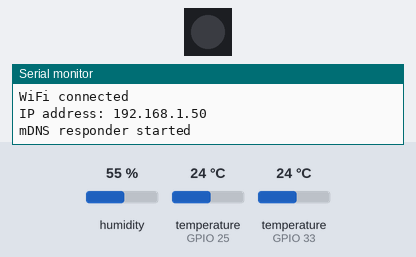
A program run on a simulated ESP32. On the bench: 1 RGB LEDs in strip order, left to right, the last lines printed to the serial monitor. The test bench sets the inputs (shaded band); at power-on: humidity 55 %, temperature (sensors on GPIO 25, GPIO 33) 24 °C. Dim RGB values are drawn brighter than linear; WiFi joins after 1.5 s; servers stay silent unless stated; colours are those a GRB WS2812 strip shows for the declared byte order; the local clock reads 2024-03-15 10:24:30 at power-on unless the program sets it; storage starts empty; random numbers use the default seed unless the program sets one; no MQTT or app messages arrive unless stated; not simulated (calls return 0 or success): credential.h.

Above: at 7.8 s.
At 10.18 s:
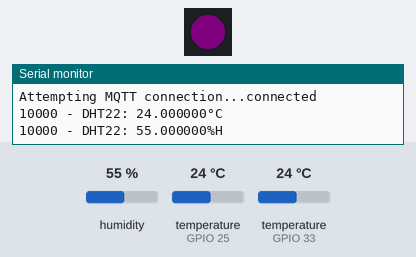
At 10.65 s:
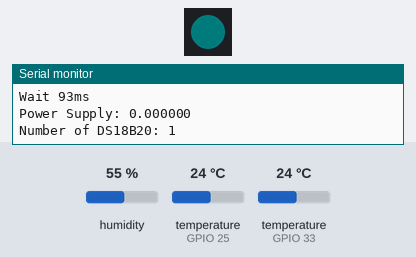
Timing chart, 0 to 18.6 s (numbered marks = the images above):
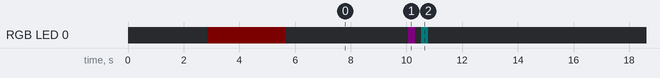

Measured:
- by itself, RGB LED 0: off → RGB(3, 0, 0) at 2.9 s, → off 2.8 s later, → RGB(5, 0, 5) 4.4 s later, → off 0.25 s later, … (14 changes in this stretch)
- by itself, everything shown: repeats every 10.0 s, in 4 steps

The program:

main.cpp
```cpp
// [ESP8266 DS18B20 Temperature Sensor with Arduino IDE (Single, Multiple, Web Server)](https://randomnerdtutorials.com/esp8266-ds18b20-temperature-sensor-web-server-with-arduino-ide/)
// [Arduino the Object Oriented way](http://paulmurraycbr.github.io/ArduinoTheOOWay.html)
// [Multicast Domain Name System](https://tttapa.github.io/ESP8266/Chap08%20-%20mDNS.html)
// [ESPAsyncWebServer](https://github.com/me-no-dev/ESPAsyncWebServer)
// [Path variable](https://github.com/me-no-dev/ESPAsyncWebServer#path-variable)

// Import required libraries
#include <Arduino.h>

#ifdef M5ATOM
#include <FastLED.h>
#endif

#ifdef ESP32
#include <WiFi.h>
#include <AsyncTCP.h>
#include <ESPmDNS.h>
#include <ESPAsyncWebServer.h>
#elif defined(ESP8266)
#include <ESP8266WiFi.h>
#include <ESPAsyncTCP.h>
#include <ESP8266mDNS.h>        // Include the mDNS library
#include <ESPAsyncWebServer.h>
#endif

#include <Adafruit_Sensor.h>
#include <ArduinoJson.h>   // [ArduinoJSON](https://arduinojson.org)
#include <DallasTemperature.h>
#include <DHT.h>
#include <OneWire.h>
#include <PubSubClient.h>   // MQTT Client
#include <SPIFFS.h>

#include "temps.h"
#include "credential.h"

// Replace with your network credentials
/*
  const char* ssid="SSID";
  const char* password="SSID_PASSWORD";
  const char* mqtt_server = "192.168.XX.YY";
*/

#ifdef M5ATOM
#define LED_TYPE WS2812
#define COLOR_ORDER GRB
#define BRIGHTNESS 5
// Internal LED controller
#define NUM_LEDS    1
CRGB ledAtom[NUM_LEDS];
#endif

StaticJsonDocument<1024> metriques;

const bool send_to_MQTT = true;
char mqtt_buffer[1024];

// Defined in plaformio.ini
// DHT 22 (AM2302)
DHT dht(DHTPIN, DHT22);

// current temperature & humidity, updated in loop()
float DHT22_temperature = -100.0;
float DHT22_humidity    = -100.0;


/*
08:28:43.232 -> ROM = 28 71 D3 0D 3A 19 01 88
08:28:43.266 ->   Chip = DS18B20
08:28:44.178 ->   Data = 01 49 1 4B 46 7F FF 0C 10 D5  CRC=D5
08:28:44.212 ->   Temperature = 20.56 Celsius, 69.01 Fahrenheit

08:28:41.098 -> ROM = 28 9E 7F 19 3A 19 01 A1
08:28:41.132 ->   Chip = DS18B20
08:28:42.114 ->   Data = 01 50 1 4B 46 1F FF 1F 10 C1  CRC=C1
08:28:42.148 ->   Temperature = 21.00 Celsius, 69.80 Fahrenheit

08:28:42.182 -> ROM = 28 C1 CE 23 3A 19 01 7A
08:28:42.215 ->   Chip = DS18B20
08:28:43.130 ->   Data = 01 50 01 4B 46 1F FF 1F 10 C1  CRC=C1
08:28:43.164 ->   Temperature = 21.00 Celsius, 69.80 Fahrenheit

08:28:44.280 -> ROM = 28 D5 2C 18 3A 19 01 78
08:28:44.280 ->   Chip = DS18B20
08:28:45.192 ->   Data = 01 55 01 4B 46 7F FF 0C 10 BE  CRC=BE
08:28:45.260 ->   Temperature = 21.31 Celsius, 70.36 Fahrenheit

08:28:45.294 -> ROM = 28 D7 9A F0 39 19 01 74
08:28:45.327 ->   Chip = DS18B20
08:28:46.241 ->   Data = 01 55 01 4B 46 7F FF 0C 10 BE  CRC=BE
08:28:46.275 ->   Temperature = 21.31 Celsius, 70.36 Fahrenheit

08:28:46.343 -> No more addresses.
*/
DeviceAddress DS18B20_address[] = {
  { 0x28, 0x71, 0xD3, 0x0D, 0x3A, 0x19, 0x01, 0x88 },
  { 0x28, 0x9E, 0x7F, 0x19, 0x3A, 0x19, 0x01, 0xA1 },
  { 0x28, 0xC1, 0xCE, 0x23, 0x3A, 0x19, 0x01, 0x7A },
  { 0x28, 0xD5, 0x2C, 0x18, 0x3A, 0x19, 0x01, 0x78 },
  { 0x28, 0xD7, 0x9A, 0xF0, 0x39, 0x19, 0x01, 0x74 },
};

// GPIO where the DS18B20 is connected to
// Setup a oneWire instance to communicate with any OneWire devices
OneWire oneWire(ONEWIREBUS);

// Pass our oneWire reference to Dallas Temperature sensor
DallasTemperature sensors(&oneWire);

float DS18B20_temperature = -100.0;


// Create AsyncWebServer object on port 80
AsyncWebServer web_server(80);

WiFiClient espClient;
PubSubClient mqtt_client(espClient);


// Generally, you should use "unsigned long" for variables that hold time
// The value will quickly become too large for an int to store
unsigned long previousMillis = 0;    // will store last time DHT was updated

// Updates DHT readings every 10 seconds
const long interval = 10000;


void setup_mDNS() {
  if (!MDNS.begin("poulailler")) {             // Start the mDNS responder for poulailler.local
    Serial.println(F("Error setting up MDNS responder!"));
  }
  else {
    Serial.println(F("mDNS responder started"));
  }
}


void setup_wifi(uint32_t delay_time = 500) {
  if (WiFi.status() == WL_CONNECTED) {
    return;
  }

  delay(delay_time);

  //WiFi.onEvent();

  int led_state = 0;
  // https://github.com/esikora/ESP32App_Led_IR/blob/master/ESP32App_Led_IR.ino
  //FastLED.addLeds<NEOPIXEL, LED_BUILTIN>(ledAtom, NUM_LEDS);
  //FastLED.addLeds<LED_TYPE, LED_BUILTIN, GRB>(ledAtom, NUM_LEDS);
  FastLED.addLeds<LED_TYPE, LED_BUILTIN>(ledAtom, NUM_LEDS);
  FastLED.setBrightness(BRIGHTNESS);
  ledAtom[0] = CRGB::Green;
  FastLED.show();

  // We start by connecting to a WiFi network
  Serial.printf("\nConnecting to %s\n", ssid);

  // Don't write to flash the SSID and password.
  WiFi.persistent(false);
  WiFi.setAutoReconnect(false);
  delay(100);
  WiFi.disconnect();
  delay(100);
  WiFi.mode(WIFI_STA);
  delay(100);
  WiFi.begin(ssid, password);
  delay(1500);
#ifdef ESP32
  WiFi.setHostname("poulailler");
#else
  WiFi.hostname("poulailler");
#endif

  //wl_status_t state = WL_DISCONNECTED;
  while (WiFi.status() != WL_CONNECTED) {
    delay(500);
    if (WiFi.status() == WL_DISCONNECTED) {
      WiFi.disconnect(true);
      delay(500);
      WiFi.reconnect();
    }
    //Serial.println(WiFi.status());
    Serial.print(F("."));

    // Blink the builtin led until we are connected to WiFi. This is an external
    // queue to manually reset the device.
    if (++led_state % 2 == 0) {
      ledAtom[0] = CRGB::Black;
    }
    else {
      ledAtom[0] = CRGB::Green;
    }
    FastLED.show();

    // https://github.com/espressif/arduino-esp32/issues/2501#issuecomment-500073992
    esp_sleep_enable_timer_wakeup(10);
    esp_deep_sleep_start();
  }

  randomSeed(micros());

  Serial.println(F("\nWiFi connected"));
  Serial.printf("IP address: %s\n", WiFi.localIP().toString().c_str());
  delay(1000);
  ledAtom[0] = CRGB::Black;
  FastLED.show();

  setup_mDNS();
}


void setup_web_server(AsyncWebServer& web_server) {
  // [ESPAsyncWebServer](https://github.com/me-no-dev/ESPAsyncWebServer)
  // Route for root / web page
  web_server.serveStatic("/", SPIFFS, "/").setDefaultFile("index.html");

  web_server.on("/date", HTTP_GET, [](AsyncWebServerRequest * request) {
    const char* const value = metriques[F("date")];
    request->send_P(200, F("text/html"), value);
  });

  web_server.on("/time", HTTP_GET, [](AsyncWebServerRequest * request) {
    const uint32_t value = metriques[F("time")].as<uint32_t>();
    request->send_P(200, F("text/html"), String(value).c_str());
  });

  web_server.on("/metriques", HTTP_GET, [](AsyncWebServerRequest * request) {
    String json;
    serializeJsonPretty(metriques, json);
    request->send_P(200, F("application/json"), json.c_str());
  });

  web_server.on("/DHT22", HTTP_GET, [](AsyncWebServerRequest * request) {
    String json;
    serializeJson(metriques[F("DHT22")], json);
    request->send_P(200, F("application/json"), json.c_str());
  });

  web_server.on("/DHT22/temperature", HTTP_GET, [](AsyncWebServerRequest * request) {
    const float value = metriques[F("DHT22")][F("temperature")].as<float>();
    request->send_P(200, F("text/html"), String(value).c_str());
  });

  web_server.on("/DHT22/humidity", HTTP_GET, [](AsyncWebServerRequest * request) {
    const float value = metriques[F("DHT22")][F("humidity")].as<float>();
    request->send_P(200, F("text/html"), String(value).c_str());
  });

  web_server.on("/DS18B20", HTTP_GET, [](AsyncWebServerRequest * request) {
    String json;
    serializeJsonPretty(metriques[F("DS18B20")], json);
    request->send_P(200, F("application/json"), json.c_str());
  });

  web_server.on("/DS18B20/temperature", HTTP_GET, [](AsyncWebServerRequest * request) {
    String json;
    serializeJsonPretty(metriques[F("DS18B20")], json);
    request->send_P(200, F("application/json"), json.c_str());
  });

#ifdef ASYNCWEBSERVER_REGEX
  web_server.on("^\\/DS18B20\\/([0-9A-Fa-f]+)$", HTTP_GET, [] (AsyncWebServerRequest * request) {
    const String sensorId = request->pathArg(0);
    String json;
    serializeJsonPretty(metriques[F("DS18B20")][sensorId], json);
    request->send_P(200, F("application/json"), json.c_str());
  });
#endif


  web_server.onNotFound([](AsyncWebServerRequest * request) {
    request->send(200, F("text/html"), F("Il n'y a pas de page"));
  });

  // Start server
  web_server.begin();
}


void setup_serial() {
  // Serial port for debugging purposes
  Serial.begin(115200);
  // wait for serial monitor to open
  while (! Serial);
}


// function to print a device address
String deviceAddressToString(const DeviceAddress& deviceAddress) {
  String mac;
  mac.reserve(16);
  for (uint8_t i = 0; i < 8; i++) {
    // zero pad the address if necessary
    if (deviceAddress[i] < 16) mac += "0";
    mac += String(deviceAddress[i], HEX);
  }

  return mac;
}


void setup_sensors(DHT& dht, DallasTemperature& sensors) {
  dht.begin();
  {
    JsonObject data = metriques.createNestedObject(F("DHT22"));
    data[F("humidity")]    = -44.0f;
    data[F("temperature")] = -45.0f;
  }

  // Start the DS18B20 sensor
#ifdef M5ATOM
  oneWire.begin(ONEWIREBUS);
  delay(100);
  sensors.begin();   // WTF Why do we need to call `sensors.begin()` twice?
#endif

  sensors.begin();
  sensors.setResolution(9);
  delay(1200);
  {
    const unsigned int num_DS18B20 = sensors.getDeviceCount();
    auto data = metriques.createNestedObject(F("DS18B20"));
    for (unsigned int i=0; i<num_DS18B20; ++i) {
      DeviceAddress mac;
      sensors.getAddress(mac, i);
      data[deviceAddressToString(mac)] = -120.0f;
    }
  }

  serializeJson(metriques, Serial);
  Serial.println();
}


void setup() {
  delay(1000);

  setup_serial();
  SPIFFS.begin();

  setup_sensors(dht, sensors);
  setup_wifi();
  setup_web_server(web_server);
  setup_time();

  mqtt_client.setServer(mqtt_server, 1883);
}


void reconnect_mqtt() {
  // Loop until we're reconnected
  while (!mqtt_client.connected()) {
    Serial.print(F("Attempting MQTT connection..."));
    // Create a random client ID
    String clientId = "ESP8266Client-";
    clientId += String(random(0xffff), HEX);
    // Attempt to connect
    if (mqtt_client.connect(clientId.c_str())) {
      Serial.println(F("connected"));
      // Once connected, publish an announcement...
      //mqtt_client.publish("poulailler", "hello world");
      // ... and resubscribe
      //mqtt_client.subscribe("inTopic");
    }
    else {
      Serial.print(F("failed, rc="));
      Serial.print(mqtt_client.state());
      Serial.println(F(" try again in 5 seconds"));
      // Wait 5 seconds before retrying
      delay(5000);
    }
  }
}


void updateDHT22(const unsigned long currentMillis) {
  // Read temperature as Celsius (the default)
  const float newT = dht.readTemperature();
  // if temperature read failed, don't change t value
  if (isnan(newT)) {
    Serial.println(F("Failed to read from DHT sensor!"));
    DHT22_temperature = -200.0;
  }
  else {
    DHT22_temperature = newT;
    Serial.printf("%s - DHT22: %f°C\n", String(currentMillis).c_str(), DHT22_temperature);
  }

  // Read humidity
  const float newH = dht.readHumidity();
  // if humidity read failed, don't change h value
  if (isnan(newH)) {
    Serial.println(F("Failed to read from DHT sensor!"));
    DHT22_humidity = -200.0;
  }
  else {
    DHT22_humidity = newH;
    Serial.printf("%s - DHT22: %f%%H\n", String(currentMillis).c_str(), DHT22_humidity);
  }

  JsonObject data = metriques[F("DHT22")];
  data[F("humidity")]    = DHT22_humidity;
  data[F("temperature")] = DHT22_temperature;

  if (send_to_MQTT) {
    if (false) {
      serializeJson(data, mqtt_buffer);
      Serial.println(mqtt_buffer);
      const bool response1 = mqtt_client.publish("poulailler/DHT22", mqtt_buffer);
    }
    const bool temperature_response = mqtt_client.publish("poulailler/temperature/DHT22/0", String(DHT22_temperature).c_str());
    const bool humidity_response    = mqtt_client.publish("poulailler/humidity/DHT22/0", String(DHT22_humidity).c_str());
    //Serial.println(response ? F("MQTT DHT22 Success") : F("MQTT DHT22 Failed"));

    // Blink
    ledAtom[0] = CRGB::Cyan;
    FastLED.show();
    delay(250);
    ledAtom[0] = CRGB::Black;
    FastLED.show();
  }
}


void updateDS18B20(const unsigned long currentMillis) {
  Serial.printf("Wait for convertion: %d\n", sensors.getWaitForConversion());  // Debugging
  Serial.printf("Sensors' resolution: %d\n", sensors.getResolution());   // Debugging
  Serial.printf("Wait %dms\n", sensors.millisToWaitForConversion(sensors.getResolution()));   // Debugging
  Serial.printf("Power Supply: %f\n", sensors.readPowerSupply(DS18B20_address[0]));   // Debugging

  sensors.requestTemperatures();
  //delay(750);  // This seems critical to get the sensors to work with AtomLite
  delay(sensors.millisToWaitForConversion(sensors.getResolution()));

  const unsigned int num_DS18B20 = sensors.getDeviceCount();
  Serial.printf("Number of DS18B20: %d\n", num_DS18B20);

  auto data = metriques[F("DS18B20")];
  for (unsigned int i=0; i<num_DS18B20; ++i) {
    DeviceAddress mac;
    sensors.getAddress(mac, i);
    delay(10);
    const String mac_s      = deviceAddressToString(mac);
    const float temperature = sensors.getTempCByIndex(i);
    //Serial.printf("%s - %f\n", mac_s.c_str(), temperature);
    data[mac_s] = temperature;

    if (send_to_MQTT) {
      // NOTE:
      // [MAX_PACKET_SIZE value in PubSubClient.h? That payload looks like it'll exceed the default 128 bytes](https://github.com/knolleary/pubsubclient/issues/382#issuecomment-367408738)
      if (false) {
        const size_t s = serializeJson(data[F("DS18B20")][F("temperature")], mqtt_buffer);
        assert(s < 1024);
        Serial.println(mqtt_buffer);
      }
      String topic(F("poulailler/temperature/DS18B20/"));
      //topic += i;
      //topic = topic + String(m[F("mac")]);
      topic += mac_s;
      const bool response = mqtt_client.publish(topic.c_str(), String(temperature).c_str());
      //Serial.println(response ? F("MQTT DS18B20 Success") : F("MQTT DS18B20 Failed"));

      // Blink
      ledAtom[0] = CRGB::Purple;
      FastLED.show();
      delay(250);
      ledAtom[0] = CRGB::Black;
      FastLED.show();
    }
  }
}


void loop() {
  const unsigned long currentMillis = millis();
  if (currentMillis - previousMillis >= interval) {
    // save the last time you updated the DHT values
    previousMillis = currentMillis;

    Serial.printf("DHT22 pin: %d\n", DHTPIN);
    Serial.printf("DS18B20 pin: %d\n", ONEWIREBUS);

    // Try to reconnect WiFi if disconnected.
    setup_wifi(10000);

    if (!mqtt_client.connected()) {
      reconnect_mqtt();
    }
    mqtt_client.loop();

    updateDHT22(currentMillis);

    updateDS18B20(currentMillis);

#ifdef ASYNCWEBSERVER_REGEX
  Serial.println("REGEX");
#else
  Serial.println("NO REGEX");
#endif

    printLocalTime();

    if (true) {
      // [ESP32 NTP Client-Server: Get Date and Time (Arduino IDE)](https://randomnerdtutorials.com/esp32-date-time-ntp-client-server-arduino/)
      struct tm timeinfo;
      if(!getLocalTime(&timeinfo)){
        Serial.println("Failed to obtain time");
      }
      Serial.println(&timeinfo, "%A, %B %d %Y %H:%M:%S");
      //time_t metrique_time = mktime(&timeinfo);
      const uint32_t metrique_time = mktime(&timeinfo);
      Serial.println(metrique_time);
      char local_time[64];
      const size_t a = strftime(local_time, 62, "%Y-%m-%d %H:%M:%S %Z", &timeinfo);
      metriques[F("date")] = local_time;
      metriques[F("time")] = metrique_time;
    }
    else {
      // NOTE: It may take some time to update the NTP time.
      //time_t now;
      time_t now = time(nullptr);
      // [struct tm](https://github.com/esp8266/Arduino/blob/master/tools/sdk/libc/xtensa-lx106-elf/include/time.h)
      struct tm * timeinfo;
      time(&now);
      timeinfo = localtime(&now);
      char local_time[32];
      const size_t a = strftime(local_time, 30, "%Y-%m-%d %H:%M:%S %Z", timeinfo);
      // The number of seconds since the Epoch, 1970-01-01 00:00:00 +0000 (UTC). (TZ) (Calculated from mktime(tm).)
      //size_t strftime(local_time, 30, "%s", timeinfo);

      //Serial.println(timeinfo->tm_hour);
      //Serial.printf("tm_min: %d\n", timeinfo->tm_min);
      //Serial.println(timeinfo);

      metriques[F("time")] = local_time;
    }

    serializeJsonPretty(metriques, Serial);
    Serial.println();
    Serial.println();
  }
}
```

temps.h
```cpp
#include "time.h"

const char* ntpServer = "pool.ntp.org";
const long  gmtOffset_sec = 0;
const int   daylightOffset_sec = 0;


void printLocalTime() {
  /*
  struct tm timeinfo;
  if(!getLocalTime(&timeinfo)){
    Serial.println("Failed to obtain time");
    return;
  }
  Serial.println(&timeinfo, "%A, %B %d %Y %H:%M:%S");
  */
}


void setup_time() {
  //init and get the time
  configTime(gmtOffset_sec, daylightOffset_sec, ntpServer);
  printLocalTime();
}
```
